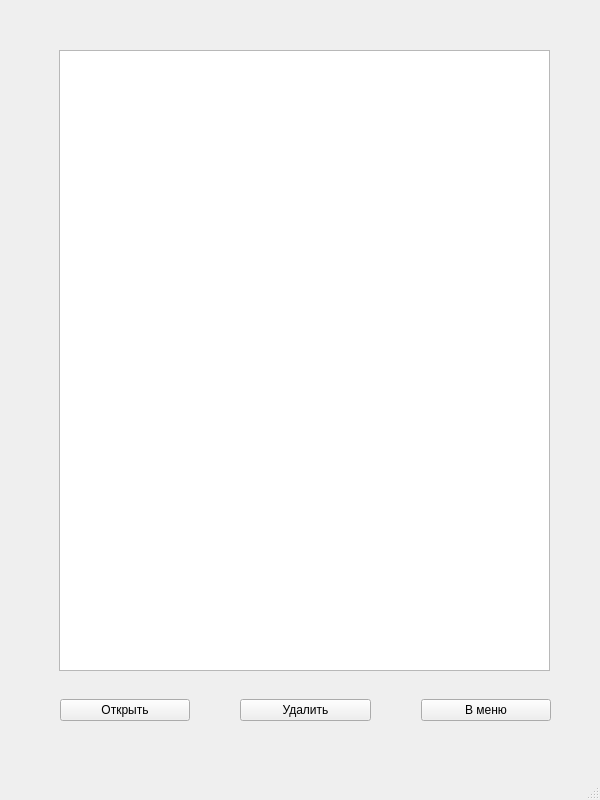
<?xml version="1.0" encoding="UTF-8"?>
<ui version="4.0">
 <class>MainWindow</class>
 <widget class="QMainWindow" name="MainWindow">
  <property name="geometry">
   <rect>
    <x>0</x>
    <y>0</y>
    <width>600</width>
    <height>800</height>
   </rect>
  </property>
  <property name="windowTitle">
   <string>MainWindow</string>
  </property>
  <widget class="QWidget" name="centralwidget">
   <widget class="QWidget" name="horizontalLayoutWidget">
    <property name="geometry">
     <rect>
      <x>60</x>
      <y>690</y>
      <width>491</width>
      <height>41</height>
     </rect>
    </property>
    <layout class="QHBoxLayout" name="projectsLayout">
     <property name="spacing">
      <number>50</number>
     </property>
     <property name="leftMargin">
      <number>0</number>
     </property>
     <item>
      <widget class="QPushButton" name="open_button">
       <property name="enabled">
        <bool>true</bool>
       </property>
       <property name="text">
        <string>Открыть</string>
       </property>
       <property name="autoDefault">
        <bool>false</bool>
       </property>
       <property name="default">
        <bool>false</bool>
       </property>
       <property name="flat">
        <bool>false</bool>
       </property>
      </widget>
     </item>
     <item>
      <widget class="QPushButton" name="delete_button">
       <property name="text">
        <string>Удалить</string>
       </property>
      </widget>
     </item>
     <item>
      <widget class="QPushButton" name="menu_button">
       <property name="text">
        <string>В меню</string>
       </property>
      </widget>
     </item>
    </layout>
   </widget>
   <widget class="QTableWidget" name="projectsTable">
    <property name="geometry">
     <rect>
      <x>59</x>
      <y>50</y>
      <width>491</width>
      <height>621</height>
     </rect>
    </property>
   </widget>
  </widget>
  <widget class="QMenuBar" name="menubar">
   <property name="geometry">
    <rect>
     <x>0</x>
     <y>0</y>
     <width>600</width>
     <height>21</height>
    </rect>
   </property>
  </widget>
  <widget class="QStatusBar" name="statusbar"/>
  <action name="p_jackal">
   <property name="text">
    <string>Шакалинатор</string>
   </property>
  </action>
  <action name="demik">
   <property name="text">
    <string>Демотивинатор</string>
   </property>
  </action>
  <action name="v_jackal">
   <property name="text">
    <string>Шакалинатор</string>
   </property>
  </action>
  <action name="bomb">
   <property name="text">
    <string>Бомбинатор</string>
   </property>
  </action>
  <action name="projects">
   <property name="text">
    <string>Проектинатор</string>
   </property>
  </action>
  <action name="drop">
   <property name="text">
    <string>Сбросинатор</string>
   </property>
  </action>
 </widget>
 <resources/>
 <connections/>
</ui>
